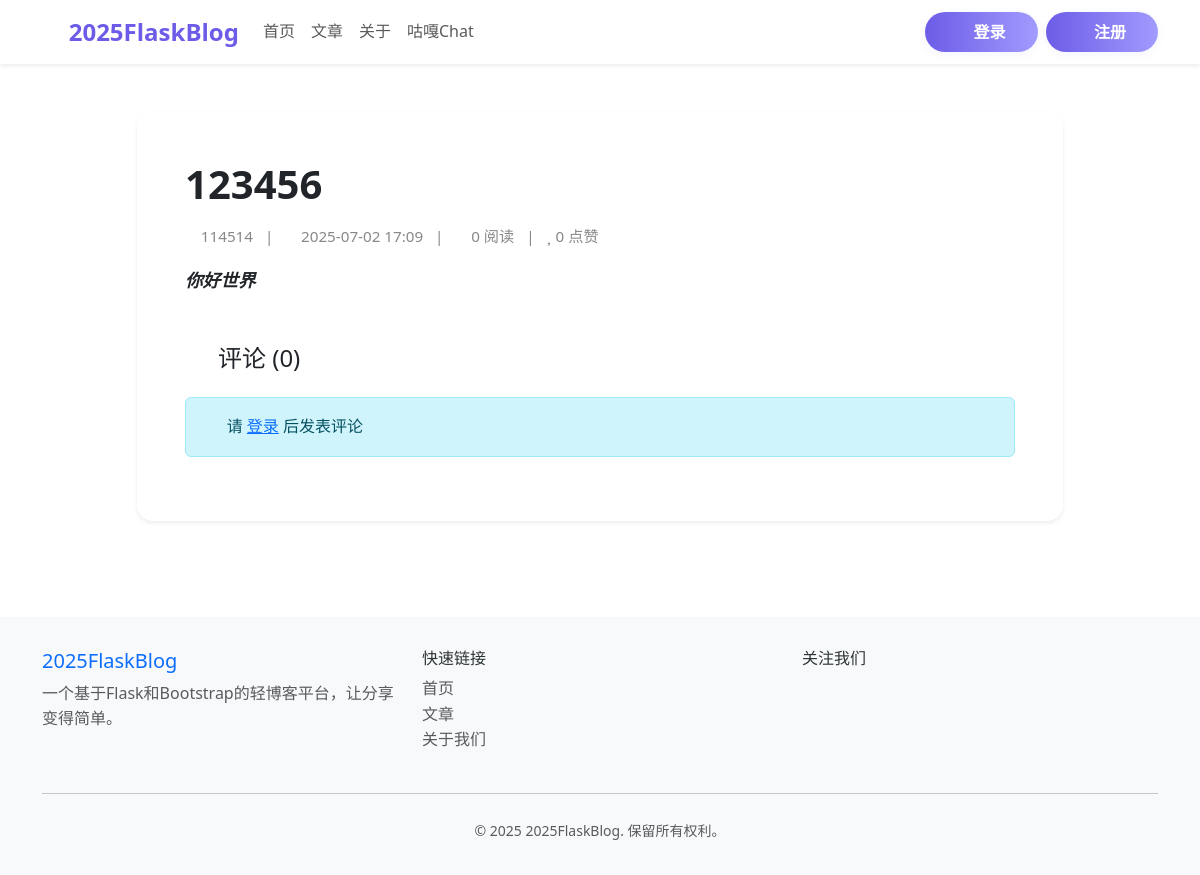
Page /post/3 on the earlier database version.
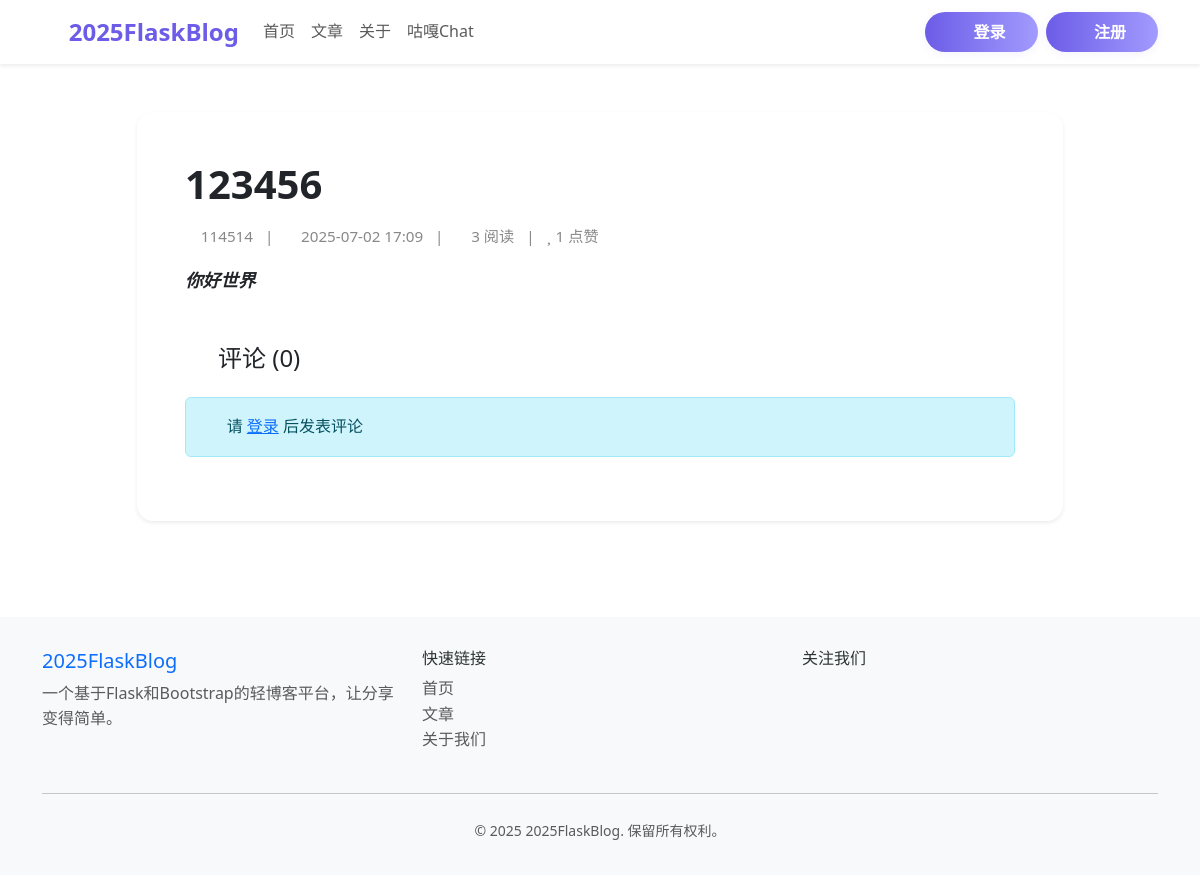
Same page on the later database version.
### app/models.py (models this page shows, shortened)
class Post(db.Model):
    __tablename__ = 'posts'
    id = db.Column(db.Integer, primary_key=True)
    title = db.Column(db.String(120), nullable=False)
    content = db.Column(db.Text, nullable=False)
    summary = db.Column(db.String(255))
    created_at = db.Column(db.DateTime, default=lambda: datetime.now(timezone.utc))
    updated_at = db.Column(db.DateTime, default=lambda: datetime.now(timezone.utc), onupdate=lambda: datetime.now(timezone.utc))
    views = db.Column(db.Integer, default=0)
    author_id = db.Column(db.Integer, db.ForeignKey('users.id'), nullable=False)
    is_published = db.Column(db.Boolean, default=True)
    is_featured = db.Column(db.Boolean, default=False)
    is_deleted = db.Column(db.Boolean, default=False)
    comments = db.relationship('Comment', backref='post', lazy='dynamic', cascade='all, delete-orphan')
    likes = db.relationship('Like', backref='post', lazy='dynamic', cascade='all, delete-orphan')
    def get_likes_count(self):
        return self.likes.count()

### app/routes.py (the view)
@main_bp.route('/post/<int:post_id>')
def post_detail(post_id):
    post = Post.query.get_or_404(post_id)
    if not current_user.is_authenticated or current_user.id != post.author_id:
        post.views = (post.views or 0) + 1
        db.session.commit()
    html_content = Markup(markdown.markdown(
        post.content,
        extensions=['fenced_code', 'codehilite', 'tables', 'toc']
    ))
    comments = list(Comment.query.filter_by(post_id=post.id, parent_id=None, is_approved=True, is_deleted=False).order_by(Comment.created_at.asc()).all())
    comment_form = CommentForm()
    return render_template('post/detail.html', post=post, html_content=html_content, comments=comments, Comment=Comment, comment_form=comment_form)

### app.py (called while the page is built)
@app.context_processor
def inject_user():
    return dict(current_user=current_user)

### app/templates/post/detail.html (shortened to what this page needs)
{% extends "base.html" %}
{% block extra_css %}
<link rel="stylesheet" href="{{ url_for('static', filename='css/github.min.css') }}">
{% endblock %}
{% block content %}
<div class="container py-5">
    <div class="row justify-content-center">
        <div class="col-lg-10">
            <div class="card shadow-sm border-0 rounded-4 animate-fadein-up">
                <div class="card-body p-5">
                    <h1 class="fw-bold mb-3">{{ post.title }}</h1>
                    <div class="article-meta mb-3">
                        <span><i class="fas fa-user me-1"></i>{{ post.author.username }}</span>
                        <span class="mx-2">|</span>
                        <span><i class="fas fa-clock me-1"></i>{{ post.created_at.strftime('%Y-%m-%d %H:%M') }}</span>
                        <span class="mx-2">|</span>
                        <span><i class="fas fa-eye me-1"></i>{{ post.views or 0 }} 阅读</span>
                        <span class="mx-2">|</span>
                        <span><i class="fas fa-heart me-1"></i><span id="likes-count">{{ post.get_likes_count() }}</span> 点赞</span>
                    </div>
                    <div class="article-content mb-4" id="articleContent">
                        {{ html_content|safe }}
                    </div>
                    <div class="comments-section mt-5">
                        <h4 class="mb-4">
                            <i class="fas fa-comments me-2"></i>
                            评论 ({{ comments|length }})
                        </h4>
                        {% if current_user.is_authenticated %}
                        <div class="card mb-4">
                            <div class="card-body">
                                <h6 class="card-title">
                                    <i class="fas fa-edit me-2"></i>发表评论
                                </h6>
                                <form method="POST" action="{{ url_for('main.add_comment', post_id=post.id) }}">
                                    {{ comment_form.hidden_tag() }}
                                    <div class="mb-3">
                                        {{ comment_form.content(class="form-control", rows="3", placeholder="写下你的评论...") }}
                                        {% if comment_form.content.errors %}
                                            <div class="text-danger mt-1">
                                                {% for error in comment_form.content.errors %}
                                                    <small>{{ error }}</small>
                                                {% endfor %}
                                            </div>
                                        {% endif %}
                                    </div>
                                    {{ comment_form.submit(class="btn btn-primary") }}
                                </form>
                            </div>
                        </div>
                        {% else %}
                        <div class="alert alert-info">
                            <i class="fas fa-info-circle me-2"></i>
                            请 <a href="{{ url_for('main.login') }}">登录</a> 后发表评论
                        </div>
                        {% endif %}
                    </div>
                </div>
            </div>
        </div>
    </div>
</div>
{% endblock %}

Differences in the rows shown:
changed Post: views "0" → "3"
Other differences:
{{ post.get_likes_count() }}: "0" → "1"
